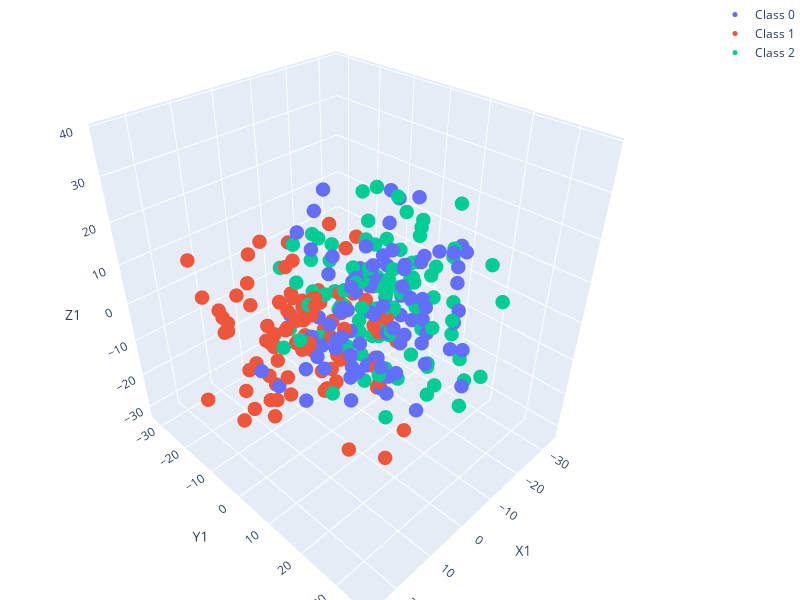

Notebook code cell kept with this figure:
### Code cell
import torch
import numpy as np
# import matplotlib.pyplot as plt

# from datasets import get_dataset
#from basics import train, get_data, accuracy
from extensions import ExtendedData
# from torch_geometric.datasets import StochasticBlockModelDataset
# from synthetic_data import SBM
from nett import sample_dcsbm
# import torch_geometric.utils 

from torch_geometric.data import Data
from sklearn.datasets import make_blobs
# from optimize import evaluate_model, evaluate_params

# import platform
# platform.system()
device = torch.device('cuda' if torch.cuda.is_available() else 'cpu')

plot_net = False

n = 300 # change to 600, 1200
# Create a symmetric tensor with p on the diagonal and q off diagonal

p = 0.07
q = 0.01
K = 3

# Create a tensor filled with q
B = torch.full((K, K), q)
# Fill the diagonal with p
for i in range(K):
    B[i, i] = p

B = B * 0.2
# data = StochasticBlockModelDataset('data/SBM', [n//3, n//3, n//3], B, num_channels=3, class_sep=.1)[0]
# data = SBM('data/SBM', [n//3, n//3, n//3], B, num_channels=3, class_sep=2)[0]

X, y, centers = make_blobs(
    n_samples=n,
    n_features=K,
    centers=K,
    cluster_std=10,
    random_state=42,
    return_centers=True  # Set this to True to return centers
)

data = Data(edge_index = sample_dcsbm(y, B), x = torch.tensor(X).float(), y = torch.tensor(y).long())

# data = get_data('squirrel')

data = ExtendedData.from_dict(data.to_dict())
data.create_masks('balanced')
# data.to('cpu')

# Print mean degree
print(torch.mean(data.get_degrees()))
data.plot_features_3d(use_svd=True)
